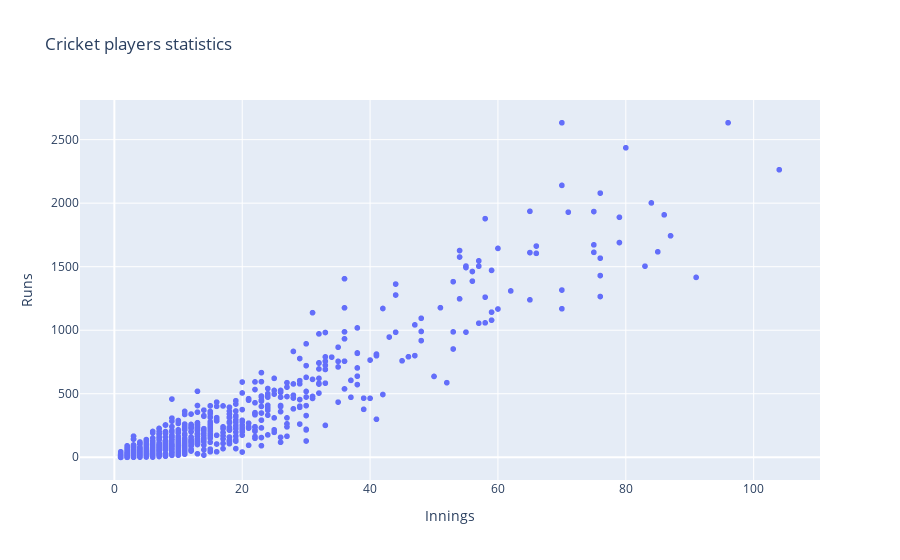

This figure's notebook cell:
### Code cell
fig2 = px.scatter(cricket,\
                 x='Innings',\
                 y='Runs',\
                 height=500,\
                 title="Cricket players statistics",
                 hover_name="Player",
                 hover_data=["Country"])

fig2.show()

### Figure 1 — Plotly figure (JSON) as saved in the notebook; plotly's stock layout.template omitted (floating-point values rounded to 4 significant figures; data arrays with more than 128 entries replaced by an {"elided": "..."} marker saying what was removed)
{"data": [{"customdata": {"elided": "1110x1 str values"}, "hovertemplate": "<b>%{hovertext}</b><br><br>Innings=%{x}<br>Runs=%{y}<br>Country=%{customdata[0]}<extra></extra>", "hovertext": {"elided": "1110 str values"}, "legendgroup": "", "marker": {"color": "#636efa", "symbol": "circle"}, "mode": "markers", "name": "", "showlegend": false, "type": "scattergl", "x": {"elided": "1110 int values"}, "xaxis": "x", "y": {"elided": "1110 int values"}, "yaxis": "y"}], "layout": {"autosize": true, "legend": {"tracegroupgap": 0}, "title": {"text": "Cricket players statistics"}, "xaxis": {"anchor": "y", "autorange": true, "domain": [0, 1], "range": [-5.234, 110.2], "title": {"text": "Innings"}, "type": "linear"}, "yaxis": {"anchor": "x", "autorange": true, "domain": [0, 1], "range": [-185.4, 2818.0], "title": {"text": "Runs"}, "type": "linear"}}}
